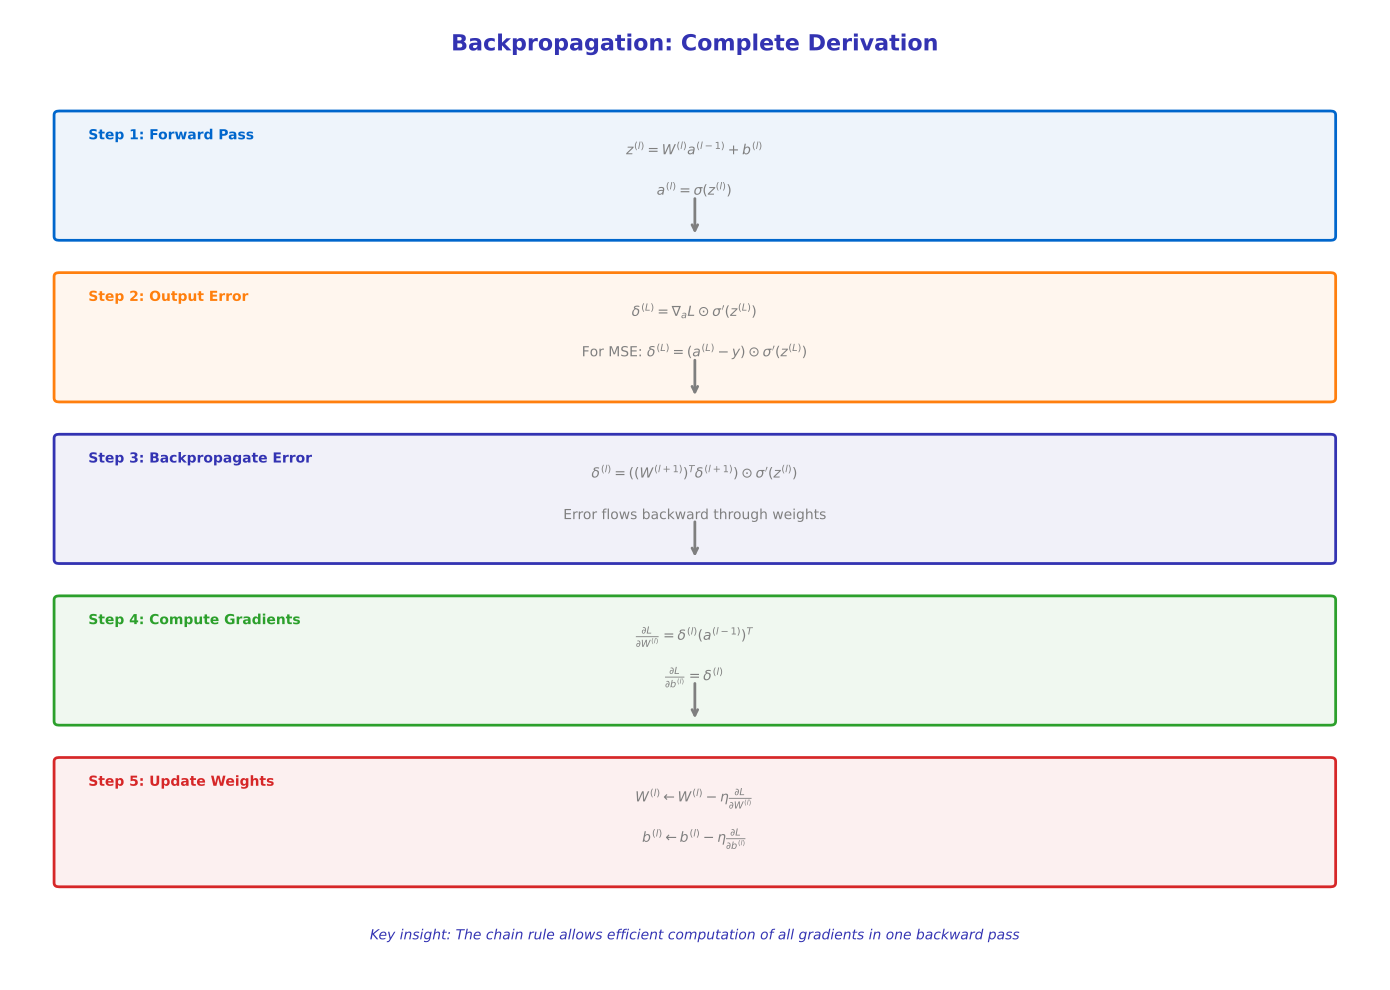

This chart was generated by the following Python code:
"""
Backpropagation Derivation Diagram
Appendix: Mathematical Foundations
"""

import matplotlib.pyplot as plt
import numpy as np
from matplotlib.patches import FancyBboxPatch, Circle

CHART_METADATA = {
    'title': 'Backprop Derivation Diagram',
    'url': 'https://github.com/QuantLet/NeuralNetworks/tree/main/appendix/charts/backprop_derivation_diagram'
}

# Colors
mlpurple = '#3333B2'
mlblue = '#0066CC'
mlorange = '#FF7F0E'
mlgreen = '#2CA02C'
mlred = '#D62728'
mlgray = '#7F7F7F'

fig, ax = plt.subplots(figsize=(14, 10))
ax.set_xlim(0, 14)
ax.set_ylim(0, 12)
ax.axis('off')

# Title
ax.text(7, 11.5, 'Backpropagation: Complete Derivation',
        fontsize=16, fontweight='bold', ha='center', color=mlpurple)

# Step-by-step derivation
steps = [
    ('Step 1: Forward Pass', mlblue, 10, [
        '$z^{(l)} = W^{(l)} a^{(l-1)} + b^{(l)}$',
        '$a^{(l)} = \\sigma(z^{(l)})$',
    ]),
    ('Step 2: Output Error', mlorange, 8, [
        '$\\delta^{(L)} = \\nabla_a L \\odot \\sigma\'(z^{(L)})$',
        'For MSE: $\\delta^{(L)} = (a^{(L)} - y) \\odot \\sigma\'(z^{(L)})$',
    ]),
    ('Step 3: Backpropagate Error', mlpurple, 6, [
        '$\\delta^{(l)} = ((W^{(l+1)})^T \\delta^{(l+1)}) \\odot \\sigma\'(z^{(l)})$',
        'Error flows backward through weights',
    ]),
    ('Step 4: Compute Gradients', mlgreen, 4, [
        '$\\frac{\\partial L}{\\partial W^{(l)}} = \\delta^{(l)} (a^{(l-1)})^T$',
        '$\\frac{\\partial L}{\\partial b^{(l)}} = \\delta^{(l)}$',
    ]),
    ('Step 5: Update Weights', mlred, 2, [
        '$W^{(l)} \\leftarrow W^{(l)} - \\eta \\frac{\\partial L}{\\partial W^{(l)}}$',
        '$b^{(l)} \\leftarrow b^{(l)} - \\eta \\frac{\\partial L}{\\partial b^{(l)}}$',
    ]),
]

for title, color, y, formulas in steps:
    box = FancyBboxPatch((0.5, y - 0.8), 13, 1.5, boxstyle="round,pad=0.05",
                          facecolor=f'{color}11', edgecolor=color, linewidth=2)
    ax.add_patch(box)
    ax.text(0.8, y + 0.4, title, fontsize=10, fontweight='bold', color=color)
    for i, formula in enumerate(formulas):
        ax.text(7, y + 0.2 - i * 0.5, formula, fontsize=10, ha='center', color=mlgray)

# Arrows between steps
for y in [9, 7, 5, 3]:
    ax.annotate('', xy=(7, y + 0.2), xytext=(7, y + 0.7),
                arrowprops=dict(arrowstyle='->', color=mlgray, lw=2))

# Key insight
ax.text(7, 0.5, 'Key insight: The chain rule allows efficient computation of all gradients in one backward pass',
        ha='center', fontsize=10, color=mlpurple, style='italic')

plt.tight_layout()
plt.savefig('backprop_derivation_diagram.pdf', format='pdf', bbox_inches='tight', dpi=300)
plt.savefig('backprop_derivation_diagram.png', format='png', bbox_inches='tight', dpi=300)
plt.close()

print("Generated: backprop_derivation_diagram.pdf")
